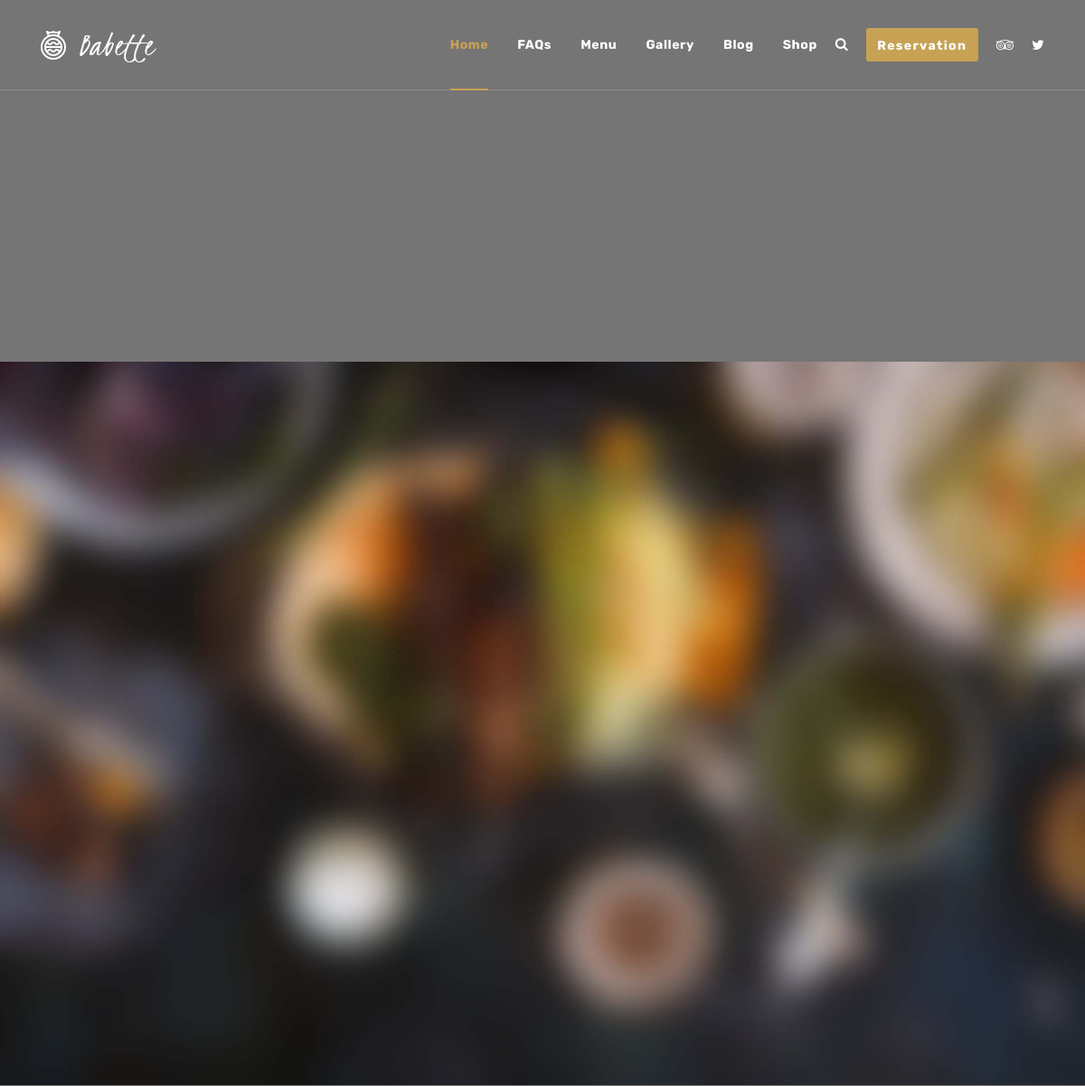
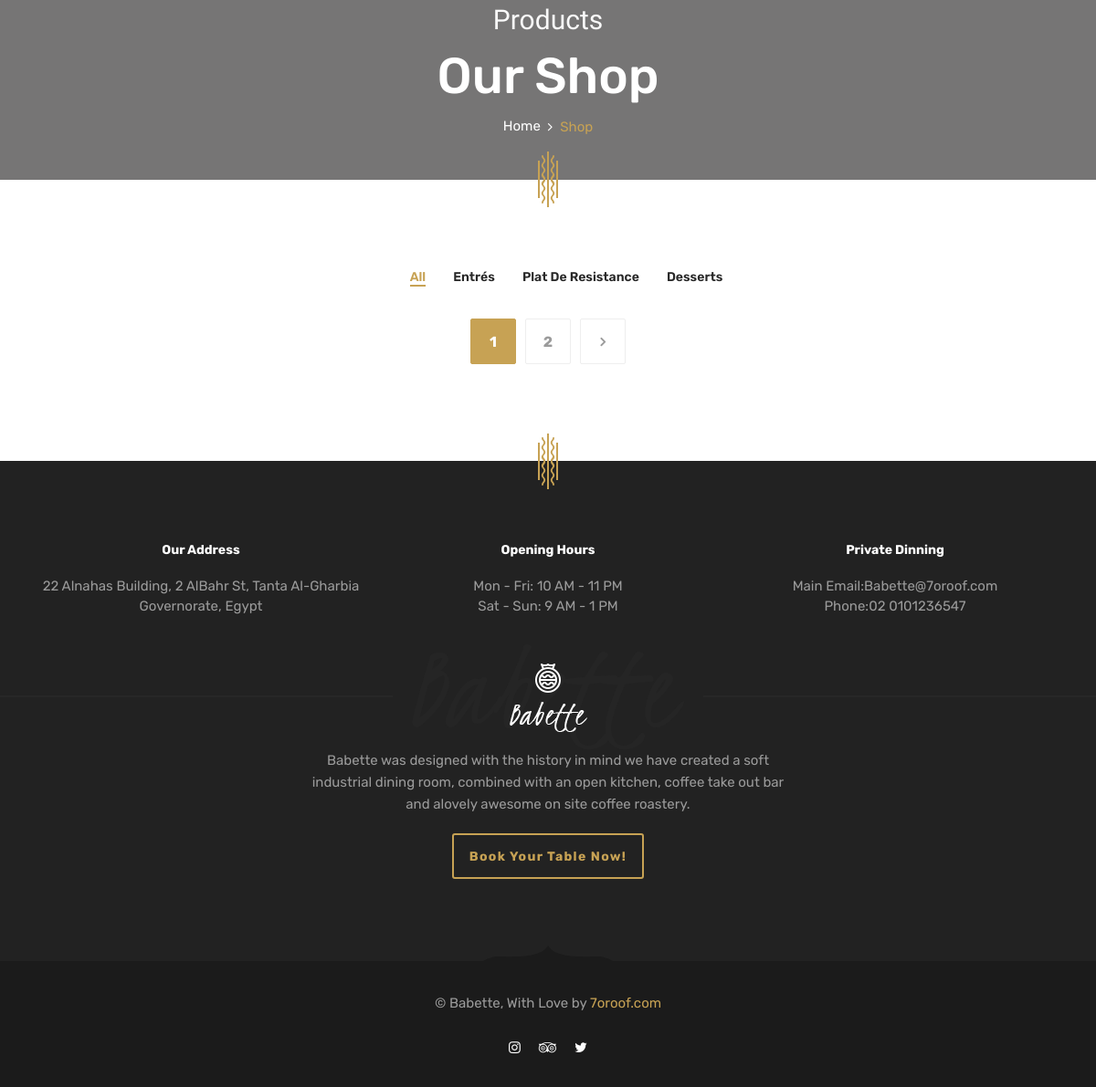
The app's page /shop/ with its own data (2 pictures, top to bottom).
### shop/models.py (models this page shows, shortened)
class Categorie(models.Model):
    titre = models.CharField(max_length=255, unique=True)
    status = models.BooleanField(default=True)
    date_add = models.DateTimeField(auto_now_add=True)
    date_update = models.DateTimeField(auto_now=True)
    class Meta:
        verbose_name = "Categorie"
        verbose_name_plural = "Categories"
    def __str__(self) -> str:
        return str(self.titre)

### shop/views.py (the view)
# urls.py: path('shop/', include('shop.urls')),
def shop(request: HttpRequest) -> HttpResponse:
    produits = models.Produit.objects.filter(status=True)
    paginator = Paginator(produits, 3)
    page = request.GET.get('page')
    try:
        p = paginator.page(page)
    except PageNotAnInteger:
        p = paginator.page(1)
    except EmptyPage:
        print('test')
        p = paginator.page(paginator.num_pages)
    data = {
        "categories": models.Categorie.objects.filter(status=True),
        'produits': p,
        'range': range(1, p.paginator.num_pages+1)
    }
    print(data)
    return render(request, 'pages/shop/shop.html', data)

### shop/models.py (called while the page is built)
    @property
    def getTags(self) -> QuerySet:
        return self.tag.filter(status=True)

    @property
    def getCategories(self) -> QuerySet:
        return self.categories.filter(status=True)

### templates/pages/shop/shop.html (shortened to what this page needs)
{% extends 'bases/base.html' %}
{% load static %}
{% block content %}
    <section id="page-title" class="page-title page-title-layout6 text-center bg-overlay bg-overlay-2 bg-parallax">
      <div class="bg-img"><img src="{% static 'images/backgrounds/14.jpg' %}" alt="background"></div>
      <div class="container">
        <div class="row">
          <div class="col-sm-12 col-md-12 col-lg-12">
            <span class="pagetitle__subheading">Products</span>
            <h1 class="pagetitle__heading">Our Shop</h1>
            <nav aria-label="breadcrumb">
              <ol class="breadcrumb justify-content-center">
                <li class="breadcrumb-item"><a href="{%  url 'restaurant:index' %}">Home</a></li>
                <li class="breadcrumb-item active" aria-current="page">Shop</li>
              </ol>
            </nav>
          </div>
        </div>
      </div>
    </section>
    <section id="shop3Columns" class="shop shop-grid shop-grid-3col pb-90">
      <div class="container">
        <div class="row">
          <div class="col-sm-12 col-md-12 col-lg-12">
            <ul class="portfolio-filter justify-content-center">
            <li><a class="filter active" href="#" data-filter="all">All</a></li>
            {% for category in categories %}
            <li><a class="filter" href="#" data-filter=".filter-{{ category.id }}">{{ category.titre }}</a></li>
            {% endfor %}
            </ul>
          </div>
        </div>
        <div class="row">
          <div class="col-sm-12 col-md-12 col-lg-12 text-center">
            <nav class="pagination-area">
              <ul class="pagination justify-content-center">
                {% for i in range %}
                <li><a {% if i == produits.number %} class="current"{% endif %} href="{% url 'shop:shop' %}?page={{i}}">{{ i }}</a></li>
                {% endfor %}
                {% if produits.has_next %}
                <li><a href="{% url 'shop:shop' %}?page={{ produits.next_page_number }}"><i class="fa fa-angle-right"></i></a></li>
                {% endif %}
              </ul>
            </nav>
          </div>
        </div>
      </div>
    </section>
  {% endblock %}

### records on screen
Categorie: titre "Entrés"
Categorie: titre "Plat De Resistance"
Categorie: titre "Desserts"

### other values on screen
{{ i }} "1" "2"
